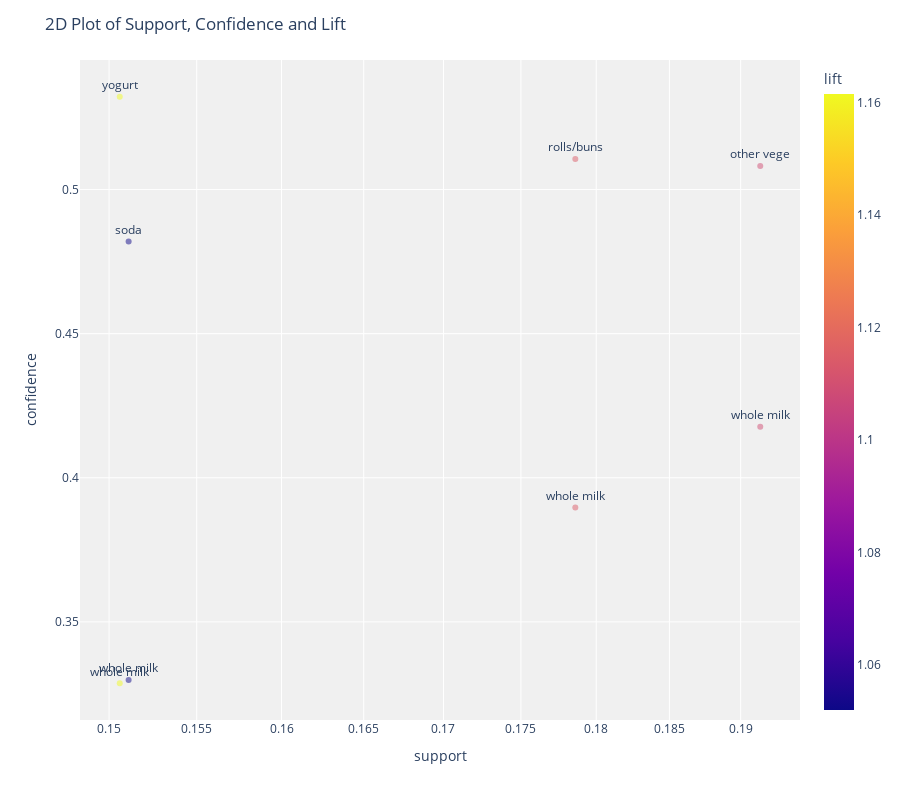

Notebook code for this chart:
### Code cell
plot_model(modelo2)

### Figure 1 — Plotly figure (JSON) as saved in the notebook; plotly's stock layout.template omitted (floating-point values rounded to 4 significant figures)
{"data": [{"textposition": "top center", "hovertemplate": "support=%{x}<br>confidence=%{y}<br>antecedents_short=%{text}<br>antecedents=%{customdata[0]}<br>consequents=%{customdata[1]}<br>lift=%{marker.color}<extra></extra>", "showlegend": false, "legendgroup": "", "name": "", "yaxis": "y", "text": ["yogurt", "whole milk", "rolls/buns", "whole milk", "whole milk", "other vege", "soda", "whole milk"], "customdata": [["yogurt", "whole milk"], ["whole milk", "yogurt"], ["rolls/buns", "whole milk"], ["whole milk", "rolls/buns"], ["whole milk", "other vegetables"], ["other vegetables", "whole milk"], ["soda", "whole milk"], ["whole milk", "soda"]], "y": [0.5322, 0.3287, 0.5106, 0.3897, 0.4177, 0.5082, 0.482, 0.3298], "mode": "markers+text", "xaxis": "x", "marker": {"color": [1.161, 1.161, 1.115, 1.115, 1.109, 1.109, 1.052, 1.052], "opacity": 0.5, "symbol": "circle", "coloraxis": "coloraxis"}, "x": [0.1506, 0.1506, 0.1786, 0.1786, 0.1914, 0.1914, 0.1511, 0.1511], "type": "scatter", "orientation": "v"}], "layout": {"xaxis": {"domain": [0, 1], "type": "log", "anchor": "y", "title": {"text": "support"}}, "title": {"text": "2D Plot of Support, Confidence and Lift"}, "plot_bgcolor": "rgb(240,240,240)", "yaxis": {"domain": [0, 1], "anchor": "x", "title": {"text": "confidence"}}, "height": 800, "margin": {"t": 60}, "legend": {"tracegroupgap": 0}, "coloraxis": {"colorbar": {"title": {"text": "lift"}}, "colorscale": [[0, "#0d0887"], [0.1111, "#46039f"], [0.2222, "#7201a8"], [0.3333, "#9c179e"], [0.4444, "#bd3786"], [0.5556, "#d8576b"], [0.6667, "#ed7953"], [0.7778, "#fb9f3a"], [0.8889, "#fdca26"], [1, "#f0f921"]]}}}
